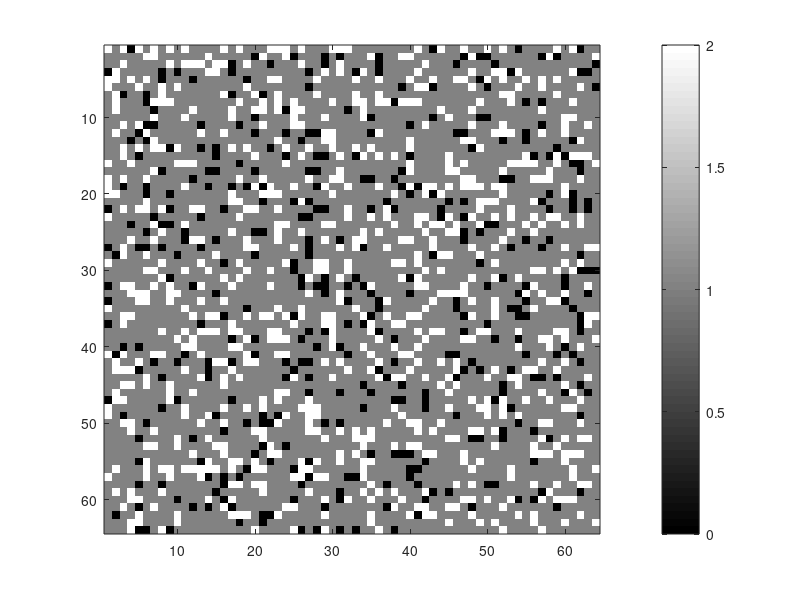

Recreate this plot in MATLAB. (Note: this script raises an error after producing the figure.)
%%%%%%%%%%%%%%%%%%%%%%%%%%%%%%%%%%%%%%%%%%%%%%%%%%%%%%%%%%%%%%%%%
% Introduction to Scientific Computing - WBCS14003              %
%                                                               %
%  Simulate spatial pattern formation in Matlab                 %
%  via cellular automata                                        %
%                                                               %
%%%%%%%%%%%%%%%%%%%%%%%%%%%%%%%%%%%%%%%%%%%%%%%%%%%%%%%%%%%%%%%%%

clc;                                 % clear the command window 
close all                            % close open figure windows      
clear all;                           % remove items from the workspace

n=64;                                % number of cells horizontally/vertically
p=0.2;                               % probability that a cell is alive
q = 0.7;                             % probability that a cell is sleeping
max_gen=100;                         % maximal number of generations

% Initialize matrix A 
imname='random3';                     % name of the pattern
R=rand(n,n); % matrix with random values between 0 and 1
A=(R>1-p-q)+(R>1-p); % matrix A with random values 0,1,2
 
% Print the initial fraction of living cells on the screen
fprintf('initial fraction of dead cells=%f\n',sum(sum(abs(A == 0)))/n^2);
fprintf('initial fraction of sleeping cells=%f\n',sum(sum(abs(A == 1)))/n^2);
fprintf('initial fraction of living cells=%f\n',sum(sum(abs(A == 2)))/n^2);

% Display the initial pattern of living and dead cells as an image 
% The living cells are white, the dead cells black. 
figure;                              % open a figure window
imHandle = imagesc(A,[0 2]);         % display the matrix A as an image. 
colorbar                                     % The value range of A is [0 1].
colormap(gray);                      % set a gray scale color table

% Write the image to a PNG file
gen=1;                               % current generation number 
imfile = [imname,'_n=',int2str(n),'_p=',num2str(p),'_q=',num2str(q),'_gen=',int2str(gen),'.png'];
imwrite(rescale(A), imfile);                  % write A 

% Expand matrix A to matrix A1 because of the extra borders needed
A1=zeros(n+2,n+2);                   % initialise (n+2)x(n+2) matrix with zeroes 
A1(2:n+1,2:n+1)=A;                   % Insert matrix A in matrix A1 

% Now compute the successive generations via the majority rule. 
% The algorithm should terminate as soon as no more differences 
% occur between successive generations.

% Here comes your code ....
pause(1)
for g = 1 : max_gen
    A_current = A1;
    for i = 2 : (n + 1) 
        for j = 2 : (n + 1)  
            AX = A_current(i-1:i+1,j-1:j+1);
            x = getValue(AX, 0, 2 ,2);
            y = getValue(AX, 1, 2 ,2);
            z = getValue(AX, 2, 2 ,2);
            if (x == 1)
                A1(i,j) = 0;
            elseif (y == 1)
                A1(i,j)= 1;
            elseif (z == 1)
                A1(i,j)= 2;
            end
        end  
    end
    set(imHandle, 'CData' , A1);
    drawnow ;
    pause(0.1);
    if (isequal(A1,A_current) == true)
        fprintf(' fraction of dead cells=%f\n',sum(sum(abs((A_current(2:n+1,2:n+1))== 0)))/n^2);
        fprintf(' fraction of sleeping cells=%f\n',sum(sum(abs((A_current(2:n+1,2:n+1)) == 1)))/n^2);
        fprintf(' fraction of living cells=%f\n',sum(sum(abs((A_current(2:n+1,2:n+1)) == 2)))/n^2);
        
        imfile = [imname,'_n=',int2str(n),'_p=',num2str(p),'_q=',num2str(q),'_gen=',int2str(g),'.png'];
        imwrite(rescale(A1), imfile);
        break;    
    end
    A_current = A1;
end

function x=getValue(Arr, state, row, col)
    counter = 0;
    for r = (row - 1) : (row + 1)
        for c = (col - 1) : (col + 1)
            if (((r ~= row) || (c ~= col)) && (Arr(r,c) == state))
                counter = counter + 1;
            end
        end
    end
    if (counter > 4)
        x = 1;
    else
        x = 0;
    end
    
end